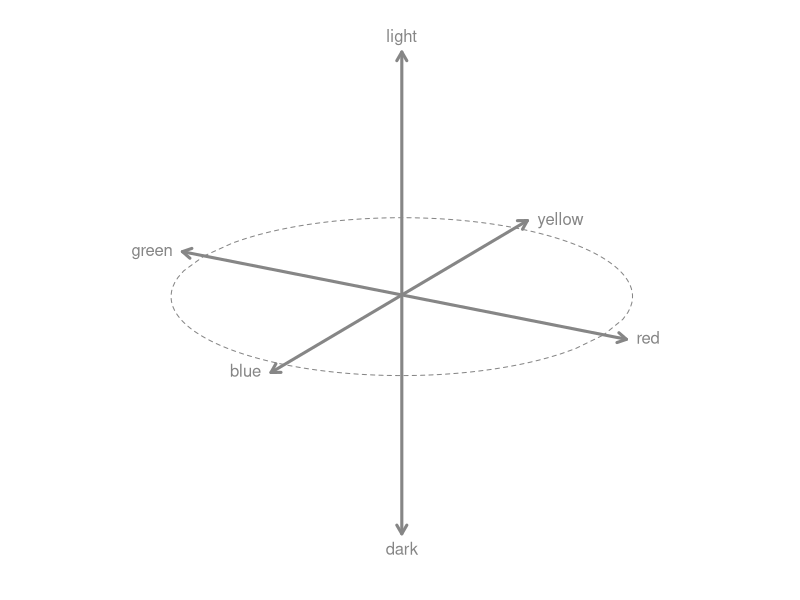
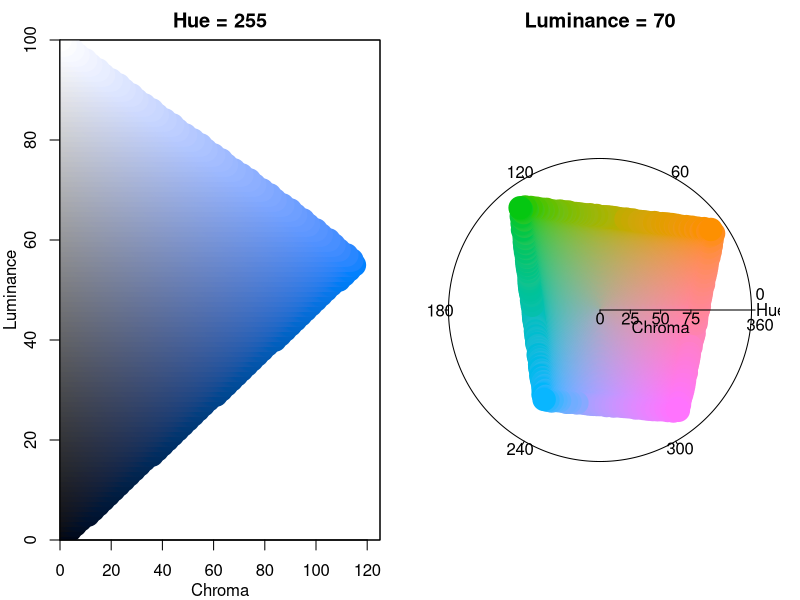
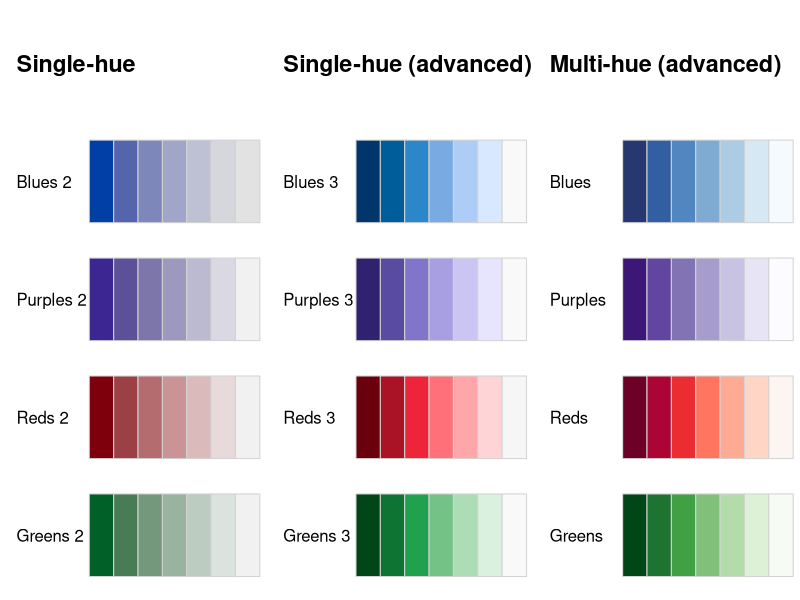
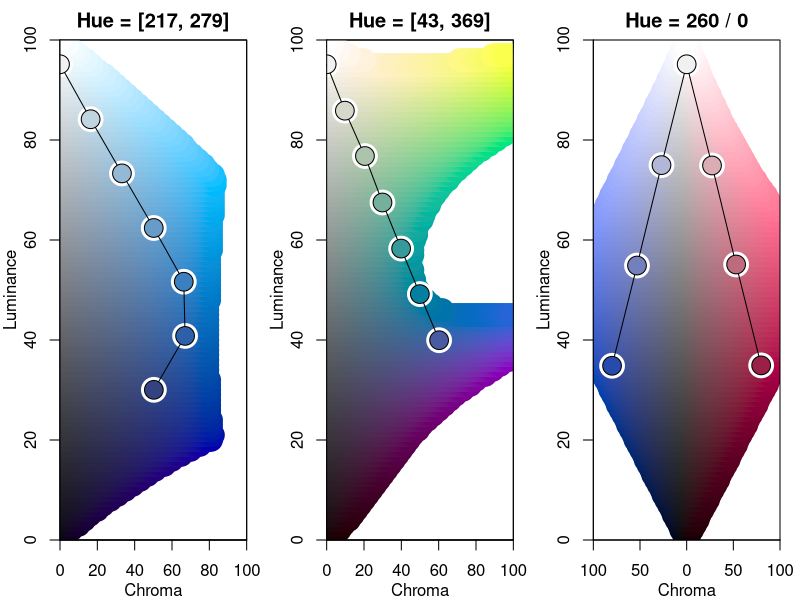
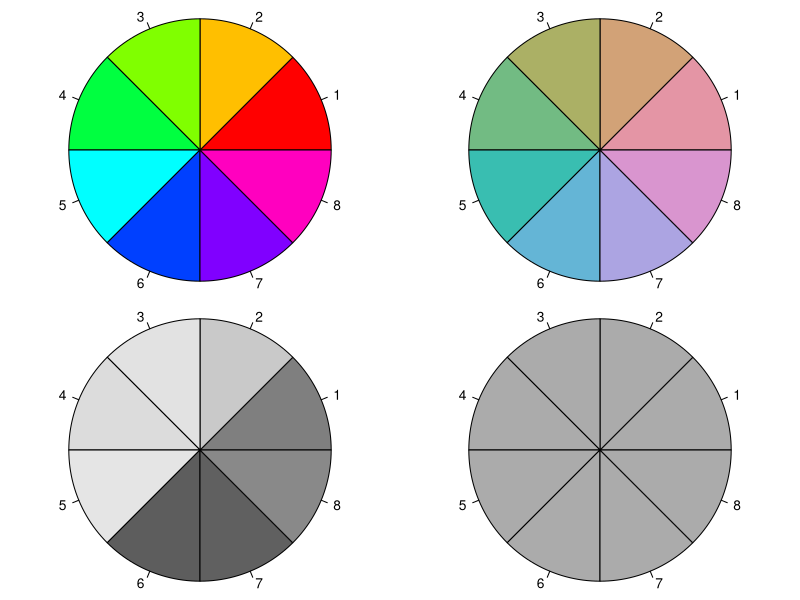
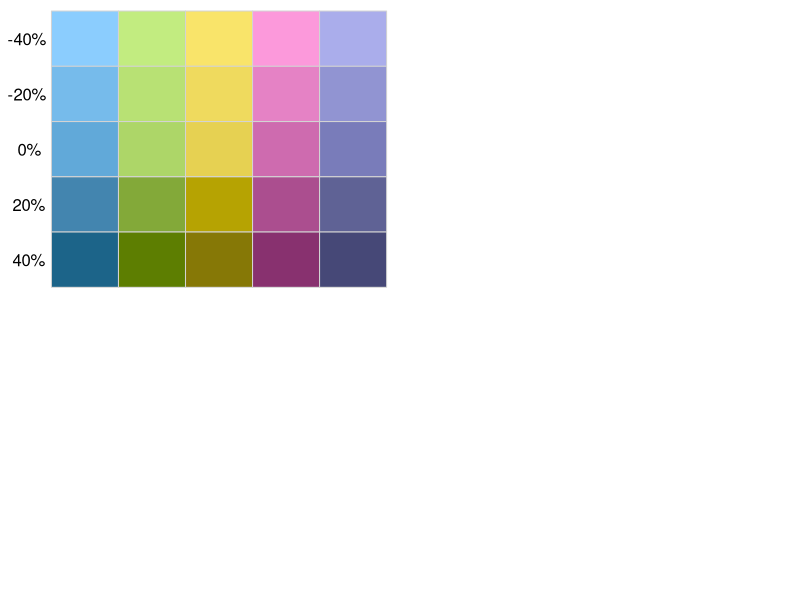

Here is the R script that generated these plots, in order:
## ---- chunk 1
library("colorspace")
library("ggplot2")
theme_set(theme_minimal())
knitr::opts_chunk$set(message = FALSE, warning = FALSE,
  dev = "pdf", dpi = 150, out.width = "\\textwidth", fig.cap = "FIXME.",
  fig.height = 6, fig.width = 6, fig.pos = "t!",
  fig.align = "center", fig.show = "hold", fig.path = "Figures/")
## ---- chunk 2
q4 <- qualitative_hcl(4, palette = "Dark 3")
q4
## ---- chunk 3
par(mar = rep(0, 4))
midgray <- gray(134/255)
res <- persp(c(-1, 1), c(-1, 1), matrix(c(-1, 1, 1, -1), 2, 2),
  xlim = c(-0.77, 0.77), ylim = c(-0.77, 0.77), zlim = c(-0.77, 0.77),
  border = "transparent", box = FALSE, axes = FALSE, phi = 20, theta = 30, r = 50)
ax <- trans3d(c(1, -1, 0, 0, 0, 0), c(0, 0, 1, -1, 0, 0), c(0, 0, 0, 0, 1, -1), res)
circ <- (-45:45)/50
circ <- trans3d(rep(circ, 2), c(sqrt(circ[1]^2 - circ^2), -sqrt(circ[1]^2 - circ^2)), 0, res)
arrows(ax$x[c(1, 3, 5)], ax$y[c(1, 3, 5)], ax$x[c(2, 4, 6)], ax$y[c(2, 4, 6)], code = 3, length = 0.1, col = midgray, lwd = 3)
lines(circ$x, circ$y, col = midgray, lty = 2)
text(ax$x, ax$y, c("red", "green", "yellow", "blue", "light", "dark"), col = midgray, pos = c(4, 2, 4, 2, 3, 1))
## ---- chunk 4
par(mfrow = c(1, 2))
hclplot(sequential_hcl(5), h = 255, c = 125, size = 0, lwd = 0)
hclplot(qualitative_hcl(5), l = 70, c = 125, size = 0, lwd = 0)
## ---- chunk 5
(x <- polarLUV(L = 70, C = 50, H = c(0, 120, 240)))
## ---- chunk 6
(y <- as(x, "sRGB"))
## ---- chunk 7
as(y, "HSV")
## ---- chunk 8
hex(x)
## ---- chunk 9
hcl_palettes()
## ---- chunk 10
hcl_palettes(palette = "set2")
## ---- chunk 11
qualitative_hcl(4, h = c(0, 270), c = 60, l = 70)
qualitative_hcl(4, h1 = 0, h2 = 270, c1 = 60, l1 = 70)
qualitative_hcl(4, palette = "set2")
qualitative_hcl(4, palette = "set2", l = 80)
## ---- chunk 12
qualitative_hcl(3, palette = "set2", l = 80, register = "myset")
## ---- chunk 13
hcl_palettes("Qualitative")
## ---- chunk 14
qualitative_hcl(4, palette = "myset")
## ---- chunk 15
cividis_hcl <- function(n) {
  i <- seq(1, 0, length.out = n)
  hex(polarLUV(
    L = 92 - (92 - 13) * i,
    C = approx(c(1, 0.9, 0.5, 0), c(30, 50, 0, 95), xout = i)$y,
    H = c(255, 75)[1 + (i < 0.5)]
  ), fix = TRUE)
}
## ---- chunk 16
bprg <- c("Blues", "Purples", "Reds", "Greens")
swatchplot(
"Single-hue"            = t(sapply(paste(bprg, 2), sequential_hcl, n = 7)),
"Single-hue (advanced)" = t(sapply(paste(bprg, 3), sequential_hcl, n = 7)),
"Multi-hue (advanced)"  = t(sapply(bprg,           sequential_hcl, n = 7)),
nrow = 5, line = 5)
## ---- chunk 17
par(mfrow = c(1, 3))
hclplot(sequential_hcl(7, h = c(260, 220), c = c(50, 75, 0),
  l = c(30, 95), power = 1))
hclplot(sequential_hcl(7, h = c(260, 60), c = 60, l = c(40, 95),
  power = 1))
hclplot(diverging_hcl(7, h = c(260, 0), c = 80, l = c(35, 95),
  power = 1))
## ---- chunk 18
rainbow(11, end = 2/3)
deutan(rainbow(11, end = 2/3))
## ---- chunk 19
desaturate(c("white", "orange", "blue", "black"))
## ---- chunk 20
rainbow(3)
desaturate(rainbow(3))
## ---- chunk 21
wheel <- function(col, radius = 1, ...)
  pie(rep(1, length(col)), col = col, radius = radius, ...) 
par(mar = rep(0.5, 4), mfrow = c(2, 2))
wheel(rainbow(8))
wheel(rainbow_hcl(8))
wheel(desaturate(rainbow(8)))
wheel(desaturate(rainbow_hcl(8)))
## ---- chunk 22
oi <- c("#61A9D9", "#ADD668", "#E6D152", "#CE6BAF", "#797CBA")
swatchplot(
  "-40%" = lighten(oi, 0.4),
  "-20%" = lighten(oi, 0.2),
  "  0%" = oi,
  " 20%" =  darken(oi, 0.2),
  " 40%" =  darken(oi, 0.4),
  off = c(0, 0)
)
## ---- chunk 23
max_chroma(h = seq(0, 360, by = 60), l = 50)
## ---- chunk 24
max_chroma(h = 120, l = seq(0, 100, by = 20))
## ---- chunk 25
R <- RGB(1, 0, 0)
G <- RGB(0, 1, 0)
Y <- mixcolor(0.5, R, G)
Y
